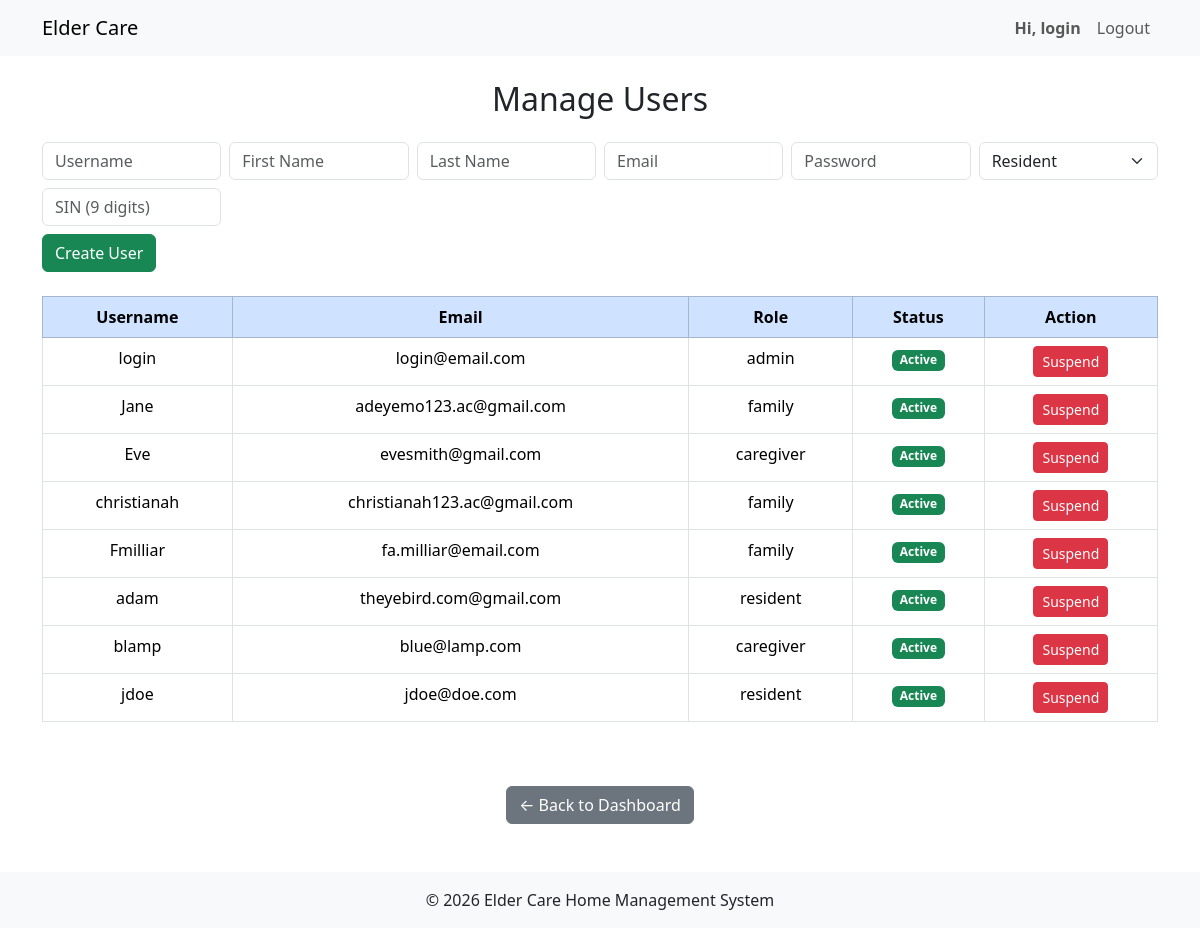
The app's page /admin/manage_users.php (signed in), older data.
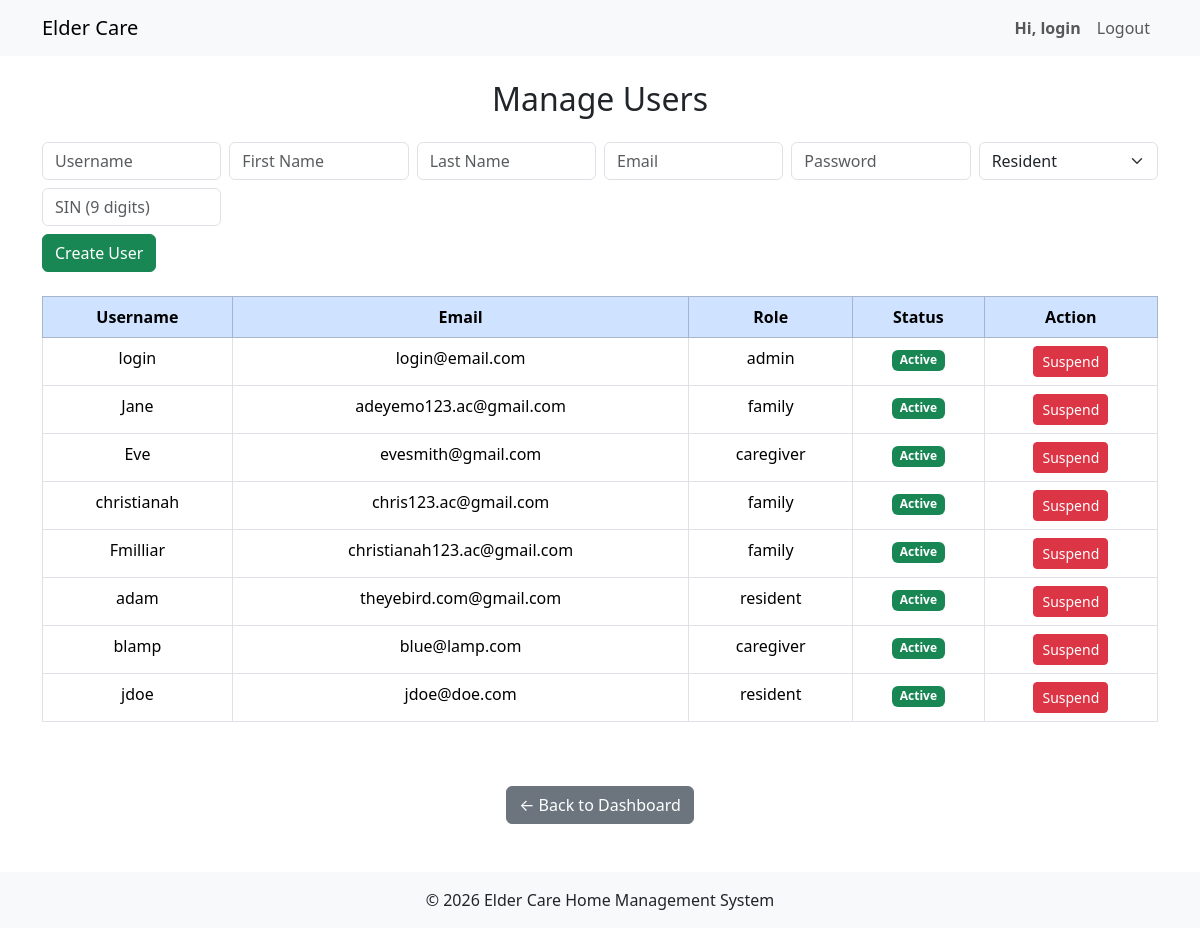
The same page, newer data.
### tables this page shows
CREATE TABLE `users` (
  `user_id` int(11) NOT NULL,
  `username` varchar(20) NOT NULL,
  `email` text NOT NULL,
  `password_hash` text NOT NULL,
  `role` enum('admin','family','caregiver','resident') NOT NULL DEFAULT 'family',
  `is_verified` tinyint(4) UNSIGNED NOT NULL DEFAULT 0,
  `created_at` timestamp NOT NULL DEFAULT current_timestamp()
);

### admin/manage_users.php (the view, shortened to what this page needs)
<?php
include '../includes/header.php';
$stmt = $conn->query("
    SELECT u.user_id, u.username, u.email, u.role,
           COALESCE(us.status,'active') as status
    FROM users u
    LEFT JOIN user_status us ON u.user_id = us.user_id
");
$users = $stmt->fetchAll();
?>
<div class="container py-4">
    <h2 class="text-center mb-4">Manage Users</h2>
    <form method="POST" class="mb-4 row g-2">
        <div class="col-md-2">
            <input type="text" name="username" class="form-control" placeholder="Username" required>
        </div>
        <div class="col-md-2">
            <input type="text" name="fname" class="form-control" placeholder="First Name" required>
        </div>
        <div class="col-md-2">
            <input type="text" name="lname" class="form-control" placeholder="Last Name" required>
        </div>
        <div class="col-md-2">
            <input type="email" name="email" class="form-control" placeholder="Email" required>
        </div>
        <div class="col-md-2">
            <input type="password" name="password" class="form-control" placeholder="Password" required>
        </div>
        <div class="col-md-2">
            <select name="role" class="form-select" id="roleSelect" required>
                <option value="resident">Resident</option>
            </select>
        </div>
        <div class="col-md-2" id="sinField">
            <input type="text" name="residentSIN" class="form-control"
                   placeholder="SIN (9 digits)" maxlength="9" pattern="[0-9]{9}">
        </div>
        <div class="col-md-12 mt-2">
            <button type="submit" name="create_user" class="btn btn-success">
                Create User
            </button>
        </div>
    </form>
    <table class="table table-bordered text-center">
        <thead class="table-primary">
            <tr>
                <th>Username</th>
                <th>Email</th>
                <th>Role</th>
                <th>Status</th>
                <th>Action</th>
            </tr>
        </thead>
        <tbody>
        <?php foreach ($users as $u): ?>
            <tr class="<?= $u['status']==='suspended'?'table-secondary':'' ?>">
                <td><?= htmlspecialchars($u['username']) ?></td>
                <td><?= htmlspecialchars($u['email']) ?></td>
                <td><?= htmlspecialchars($u['role']) ?></td>
                <td>
                    <span class="badge <?= $u['status']==='active'?'bg-success':'bg-danger' ?>">
                        <?= ucfirst($u['status']) ?>
                    </span>
                </td>
                <td>
                    <form method="POST">
                        <button type="submit" name="toggle_status"
                                class="btn btn-sm <?= $u['status']==='active'?'btn-danger':'btn-success' ?>">
                            <?= $u['status']==='active'?'Suspend':'Unsuspend' ?>
                        </button>
                    </form>
                </td>
            </tr>
        <?php endforeach; ?>
        </tbody>
    </table>
</div>
<div class="text-center mt-4">
    <a href="dashboard.php" class="btn btn-secondary">← Back to Dashboard</a>
</div>
<?php include '../includes/footer.php'; ?>

Row changes from the older to the newer data that the page shows:
changed users "christianah": email "christianah123.ac@gmail.com" → "chris123.ac@gmail.com"
changed users "Fmilliar": email "fa.milliar@email.com" → "christianah123.ac@gmail.com"
